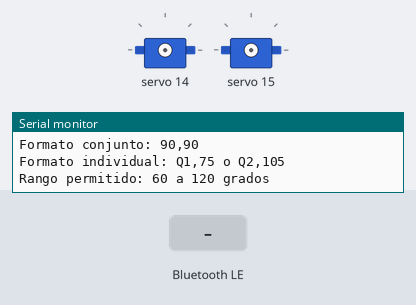
The sketch below on a simulated ESP32. Parts: 2 × servo, the last lines printed to the serial monitor. The test bench sets the inputs (shaded band). Nothing arrives over Bluetooth unless stated; a phone connects over Bluetooth LE 3 s after start.

Above: at 2.7 s.
2.8 s: Bluetooth LE write "SALUDO" received
At 4.2 s:
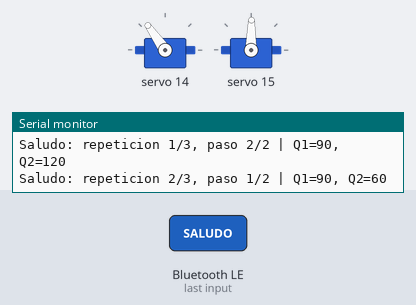
At 5.9 s:
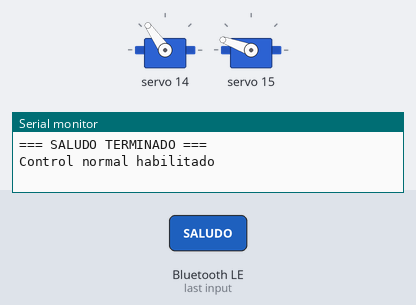
7.3 s: Bluetooth LE write "CORAZON" received
At 9.7 s:
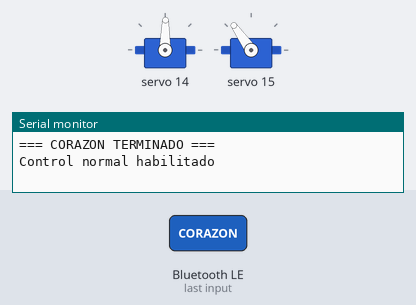
Timing chart, 0 to 11.2 s (numbered marks = the images above; inputs shaded):
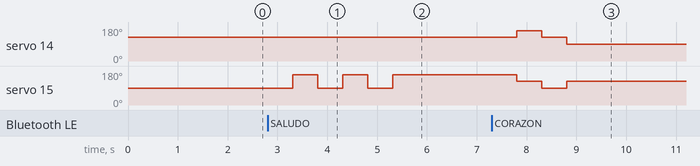

The sketch:

arduino.ino
```cpp
#include <Arduino.h>
#include <Wire.h>
#include <Adafruit_PWMServoDriver.h>
#include <BLEDevice.h>
#include <BLEServer.h>
#include <BLEUtils.h>

// ===== BLUETOOTH BLE UART =====
#define SERVICE_UUID "6e400001-b5a3-f393-e0a9-e50e24dcca9e"
#define CHARACTERISTIC_UUID "6e400002-b5a3-f393-e0a9-e50e24dcca9e"
#define DEVICE_NAME "ESP32-Servos"

// ===== PCA9685 =====
Adafruit_PWMServoDriver pwm(0x40);

#define SDA_PIN 8
#define SCL_PIN 9

#define SERVO_Q1 14
#define SERVO_Q2 15

#define SERVO_MIN 150
#define SERVO_MAX 600

// ===== RANGO PERMITIDO =====
#define ANGLE_MIN 60
#define ANGLE_MAX 120

int q1Actual = -1;
int q2Actual = -1;

bool pcaDisponible = false;

// RUTINAS
// SALUDO
const int rutinaSaludo[][2] = {
    {90, 60},
    {90, 120}};

const int NUM_PASOS_SALUDO =
    sizeof(rutinaSaludo) / sizeof(rutinaSaludo[0]);

const int REPETICIONES_SALUDO = 3;
const unsigned long INTERVALO_SALUDO = 500;

bool saludoActivo = false;
int pasoSaludo = 0;
int repeticionSaludo = 0;
unsigned long tiempoUltimoPaso = 0;

// CORAZON
const int rutinaCorazon[][2] = {
    {90, 120},
    {120, 90},
    {90, 60},
    {60, 90}};

const int NUM_PASOS_CORAZON =
    sizeof(rutinaCorazon) / sizeof(rutinaCorazon[0]);

const int REPETICIONES_CORAZON = 1;

bool corazonActivo = false;
int pasoCorazon = 0;
int repeticionCorazon = 0;
unsigned long tiempoUltimoPasoCorazon = 0;

// ===== CONTROL DEL SERVO =====
void moverServo(int canal, int angulo)
{
  angulo = constrain(angulo, ANGLE_MIN, ANGLE_MAX);

  int pulso = map(angulo, 0, 180, SERVO_MIN, SERVO_MAX);

  pwm.setPWM(canal, 0, pulso);
}

// ===== INICIAR RUTINA DE SALUDO =====
void iniciarRutinaSaludo()
{
  if (!pcaDisponible)
  {
    Serial.println("ERROR: PCA9685 no disponible");
    return;
  }

  if (saludoActivo || corazonActivo)
  {
    Serial.println("Otra rutina esta en ejecucion");
    return;
  }

  saludoActivo = true;
  pasoSaludo = 0;
  repeticionSaludo = 0;

  Serial.println("=== INICIANDO RUTINA SALUDO ===");

  // Ejecutar inmediatamente el primer paso.
  ejecutarPasoSaludo();
}

// ===== EJECUTAR UN PASO DE LA RUTINA =====
void ejecutarPasoSaludo()
{
  int q1 = rutinaSaludo[pasoSaludo][0];
  int q2 = rutinaSaludo[pasoSaludo][1];

  moverServo(SERVO_Q1, q1);
  moverServo(SERVO_Q2, q2);

  q1Actual = q1;
  q2Actual = q2;

  Serial.printf(
      "Saludo: repeticion %d/%d, paso %d/%d | Q1=%d, Q2=%d\n",
      repeticionSaludo + 1,
      REPETICIONES_SALUDO,
      pasoSaludo + 1,
      NUM_PASOS_SALUDO,
      q1,
      q2);

  tiempoUltimoPaso = millis();
}

// ===== ACTUALIZAR RUTINA SIN BLOQUEAR EL ESP32 =====
void actualizarRutinaSaludo()
{
  if (!saludoActivo)
  {
    return;
  }

  if (millis() - tiempoUltimoPaso < INTERVALO_SALUDO)
  {
    return;
  }

  pasoSaludo++;

  if (pasoSaludo >= NUM_PASOS_SALUDO)
  {
    pasoSaludo = 0;
    repeticionSaludo++;

    if (repeticionSaludo >= REPETICIONES_SALUDO)
    {
      saludoActivo = false;

      Serial.println("=== SALUDO TERMINADO ===");
      Serial.println("Control normal habilitado");
      return;
    }
  }

  ejecutarPasoSaludo();
}

// ===== INICIAR RUTINA CORAZON =====
void iniciarRutinaCorazon()
{
  if (!pcaDisponible)
  {
    Serial.println("ERROR: PCA9685 no disponible");
    return;
  }

  if (saludoActivo || corazonActivo)
  {
    Serial.println("Otra rutina esta en ejecucion");
    return;
  }

  corazonActivo = true;
  pasoCorazon = 0;
  repeticionCorazon = 0;

  Serial.println("=== INICIANDO RUTINA CORAZON ===");

  ejecutarPasoCorazon();
}

// ===== EJECUTAR PASO CORAZON =====
void ejecutarPasoCorazon()
{
  int q1 = rutinaCorazon[pasoCorazon][0];
  int q2 = rutinaCorazon[pasoCorazon][1];

  moverServo(SERVO_Q1, q1);
  moverServo(SERVO_Q2, q2);

  q1Actual = q1;
  q2Actual = q2;

  Serial.printf(
      "CORAZON: repeticion %d/%d, paso %d/%d | Q1=%d, Q2=%d\n",
      repeticionCorazon + 1,
      REPETICIONES_CORAZON,
      pasoCorazon + 1,
      NUM_PASOS_CORAZON,
      q1,
      q2);

  tiempoUltimoPasoCorazon = millis();
}

// ===== ACTUALIZAR RUTINA CORAZON =====
void actualizarRutinaCorazon()
{
  if (!corazonActivo)
  {
    return;
  }

  if (millis() - tiempoUltimoPasoCorazon < INTERVALO_SALUDO)
  {
    return;
  }

  pasoCorazon++;

  if (pasoCorazon >= NUM_PASOS_CORAZON)
  {
    pasoCorazon = 0;
    repeticionCorazon++;

    if (repeticionCorazon >= REPETICIONES_CORAZON)
    {
      corazonActivo = false;

      Serial.println("=== CORAZON TERMINADO ===");
      Serial.println("Control normal habilitado");
      return;
    }
  }

  ejecutarPasoCorazon();
}

// ===== PROCESAMIENTO DE COMANDOS =====

void procesarComando(String comando)
{
  unsigned long inicio = millis();

  comando.trim();

  // Comando especial para ejecutar la rutina almacenada.
  if (comando.equalsIgnoreCase("SALUDO"))
  {
    iniciarRutinaSaludo();
    return;
  }

  if (comando.equalsIgnoreCase("CORAZON"))
  {
    iniciarRutinaCorazon();
    return;
  }
  // No permitir que otros movimientos interrumpan el saludo.
  if (saludoActivo || corazonActivo)
  {
    Serial.println("Comando ignorado: rutina en ejecucion");
    return;
  }

  Serial.printf("[+%lu ms] Procesando: %s\n",
                millis() - inicio, comando.c_str());

  int coma = comando.indexOf(',');

  if (coma < 0)
  {
    Serial.println("ERROR: usa 60,90 o Q1,75");
    return;
  }

  String primero = comando.substring(0, coma);
  String segundo = comando.substring(coma + 1);

  primero.trim();
  segundo.trim();

  if (primero.length() == 0 || segundo.length() == 0)
  {
    Serial.println("ERROR: comando incompleto");
    return;
  }

  if (primero.equalsIgnoreCase("Q1") ||
      primero.equalsIgnoreCase("Q2"))
  {

    int angulo = segundo.toInt();

    if (angulo < ANGLE_MIN || angulo > ANGLE_MAX)
    {
      Serial.println("ERROR: angulo fuera de rango");
      return;
    }

    if (!pcaDisponible)
    {
      Serial.println("ERROR: PCA9685 no disponible");
      return;
    }

    if (primero.equalsIgnoreCase("Q1"))
    {
      moverServo(SERVO_Q1, angulo);
      q1Actual = angulo;
    }
    else
    {
      moverServo(SERVO_Q2, angulo);
      q2Actual = angulo;
    }
  }
  else
  {
    int nuevoQ1 = primero.toInt();
    int nuevoQ2 = segundo.toInt();

    if (nuevoQ1 < ANGLE_MIN || nuevoQ1 > ANGLE_MAX ||
        nuevoQ2 < ANGLE_MIN || nuevoQ2 > ANGLE_MAX)
    {
      Serial.println("ERROR: q1 y q2 deben estar entre 60 y 120");
      return;
    }

    if (!pcaDisponible)
    {
      Serial.println("ERROR: PCA9685 no disponible");
      return;
    }

    moverServo(SERVO_Q1, nuevoQ1);
    moverServo(SERVO_Q2, nuevoQ2);

    q1Actual = nuevoQ1;
    q2Actual = nuevoQ2;
  }

  Serial.printf("[+%lu ms] Orden aplicada: Q1=%d, Q2=%d\n",
                millis() - inicio, q1Actual, q2Actual);
}

// ===== RECEPCION BLE =====
class BLECallbacks : public BLECharacteristicCallbacks
{
  void onWrite(BLECharacteristic *characteristic) override
  {
    String comando = characteristic->getValue().c_str();

    if (comando.length() > 0)
    {
      Serial.print("BLE recibido: ");
      Serial.println(comando);

      procesarComando(comando);
    }
  }
};

// ===== CONEXION BLE =====
class ServerCallbacks : public BLEServerCallbacks
{
  void onConnect(BLEServer *server) override
  {
    Serial.println("Cliente BLE conectado");
  }

  void onDisconnect(BLEServer *server) override
  {
    Serial.println("Cliente BLE desconectado");
    BLEDevice::startAdvertising();
  }
};

// ===== CONFIGURACION INICIAL =====
void setup()
{
  Serial.begin(115200);
  delay(1500);

  Serial.println();
  Serial.println("=== SOFIA: BLE + PCA9685 ===");

  Wire.begin(SDA_PIN, SCL_PIN);

  pcaDisponible = pwm.begin();

  if (pcaDisponible)
  {
    pwm.setPWMFreq(50);
    Serial.println("PCA9685 RESPONDE");
  }
  else
  {
    Serial.println("ERROR: PCA9685 NO RESPONDE");
  }

  // No mover los servos automaticamente al arrancar.
  BLEDevice::init(DEVICE_NAME);

  BLEServer *server = BLEDevice::createServer();
  server->setCallbacks(new ServerCallbacks());

  BLEService *service = server->createService(SERVICE_UUID);

  BLECharacteristic *rx = service->createCharacteristic(
      CHARACTERISTIC_UUID,
      BLECharacteristic::PROPERTY_WRITE |
          BLECharacteristic::PROPERTY_WRITE_NR);

  rx->setCallbacks(new BLECallbacks());

  service->start();

  BLEAdvertising *advertising = BLEDevice::getAdvertising();
  advertising->addServiceUUID(SERVICE_UUID);
  advertising->setScanResponse(true);

  BLEDevice::startAdvertising();

  Serial.println("BLE anunciado como ESP32-Servos");
  Serial.println("Formato conjunto: 90,90");
  Serial.println("Formato individual: Q1,75 o Q2,105");
  Serial.println("Rango permitido: 60 a 120 grados");
}

void loop()
{
  actualizarRutinaSaludo();
  actualizarRutinaCorazon();
  delay(2);
}
```

Measured:
- after the input at 2.8 s, servo 15: alternates 160° for 0.50 s and 89° for 0.50 s, 5 changes in all, then stays 160°, starting after 0.51 s
- after the input at 7.3 s, servo 14: 125° → 160° after 0.51 s, → 125° 0.50 s later, → 89° 0.50 s later; servo 15: 160° → 125° after 0.51 s, → 89° 0.50 s later, → 125° 0.50 s later
